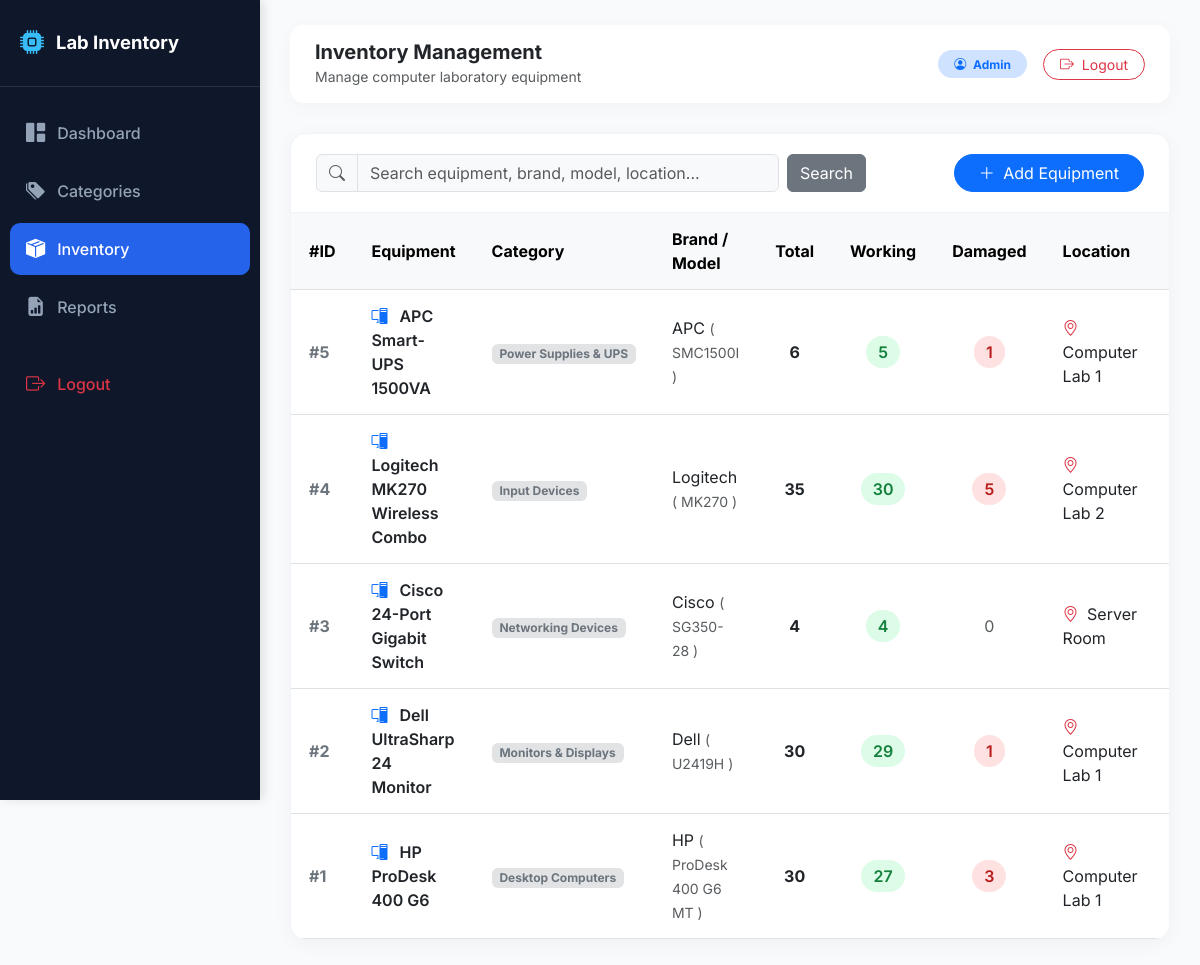
The app's page /inventory.php (signed in) with its own data.
### tables this page shows
CREATE TABLE `inventory` (
  `id` INT AUTO_INCREMENT PRIMARY KEY,
  `item_name` VARCHAR(150) NOT NULL,
  `category_id` INT NOT NULL,
  `brand` VARCHAR(100) NOT NULL,
  `model` VARCHAR(100) DEFAULT NULL,
  `total_qty` INT NOT NULL DEFAULT 0,
  `working_qty` INT NOT NULL DEFAULT 0,
  `damaged_qty` INT NOT NULL DEFAULT 0,
  `location` VARCHAR(100) NOT NULL,
  `date_added` TIMESTAMP DEFAULT CURRENT_TIMESTAMP,
  `created_by` INT NOT NULL,
  CONSTRAINT `fk_inventory_category` FOREIGN KEY (`category_id`) REFERENCES `categories` (`id`) ON DELETE CASCADE ON UPDATE CASCADE,
  CONSTRAINT `fk_inventory_user` FOREIGN KEY (`created_by`) REFERENCES `users` (`id`) ON DELETE CASCADE ON UPDATE CASCADE
);

CREATE TABLE `categories` (
  `id` INT AUTO_INCREMENT PRIMARY KEY,
  `category_name` VARCHAR(100) NOT NULL UNIQUE,
  `description` TEXT NULL,
  `created_at` TIMESTAMP DEFAULT CURRENT_TIMESTAMP
);

### inventory.php (the view, shortened to what this page needs)
<?php
require_once 'config.php';
$search_term = trim($_GET['search'] ?? '');
$inventory = [];
if (!empty($search_term)) {
    $search_param = "%" . $search_term . "%";
    $stmt = $conn->prepare(
        "SELECT
            i.id,
            i.item_name,
            i.category_id,
            i.brand,
            i.model,
            i.total_qty,
            i.working_qty,
            i.damaged_qty,
            i.location,
            i.date_added,
            c.category_name
         FROM inventory i
         LEFT JOIN categories c ON i.category_id = c.id
         WHERE
            i.item_name LIKE ?
            OR i.brand LIKE ?
            OR i.model LIKE ?
            OR i.location LIKE ?
            OR c.category_name LIKE ?
         ORDER BY i.id DESC"
    );
    $stmt->bind_param(
        "sssss",
        $search_param,
        $search_param,
        $search_param,
        $search_param,
        $search_param
    );
    $stmt->execute();
    $result = $stmt->get_result();
} else {
    $result = $conn->query(
        "SELECT
            i.id,
            i.item_name,
            i.category_id,
            i.brand,
            i.model,
            i.total_qty,
            i.working_qty,
            i.damaged_qty,
            i.location,
            i.date_added,
            c.category_name
         FROM inventory i
         LEFT JOIN categories c ON i.category_id = c.id
         ORDER BY i.id DESC"
    );
}
if ($result) {
    while ($row = $result->fetch_assoc()) {
        $inventory[] = $row;
    }
}
?>
<!DOCTYPE html>
<html lang="en">
<head>
    <link
        href="https://cdn.jsdelivr.net/npm/bootstrap@5.3.0/dist/css/bootstrap.min.css"
        rel="stylesheet"
    >
    <link
        href="https://cdn.jsdelivr.net/npm/bootstrap-icons@1.10.5/font/bootstrap-icons.css"
        rel="stylesheet"
    >
</head>
<body>
<aside class="sidebar">
    <div class="sidebar-brand">
        <i class="bi bi-cpu-fill"></i>
        <span>Lab Inventory</span>
    </div>
    <ul class="sidebar-menu">
        <li class="nav-item">
            <a href="dashboard.php" class="nav-link">
                <i class="bi bi-grid-1x2-fill"></i>
                <span>Dashboard</span>
            </a>
        </li>
        <li class="nav-item">
            <a href="categories.php" class="nav-link">
                <i class="bi bi-tags-fill"></i>
                <span>Categories</span>
            </a>
        </li>
        <li class="nav-item">
            <a href="inventory.php" class="nav-link active">
                <i class="bi bi-box-seam-fill"></i>
                <span>Inventory</span>
            </a>
        </li>
        <li class="nav-item">
            <a href="reports.php" class="nav-link">
                <i class="bi bi-file-earmark-bar-graph-fill"></i>
                <span>Reports</span>
            </a>
        </li>
        <li class="nav-item mt-4">
            <a href="logout.php" class="nav-link text-danger">
                <i class="bi bi-box-arrow-right"></i>
                <span>Logout</span>
            </a>
        </li>
    </ul>
</aside>
<main class="main-content">
    <header class="top-navbar">
        <div>
            <h5 class="fw-bold mb-0 text-dark">
                Inventory Management
            </h5>
            <small class="text-muted">
                Manage computer laboratory equipment
            </small>
        </div>
        <div class="d-flex align-items-center gap-3">
            <span class="badge bg-primary-subtle text-primary px-3 py-2 rounded-pill">
                <i class="bi bi-person-circle me-1"></i>
                Admin
            </span>
            <a
                href="logout.php"
                class="btn btn-outline-danger btn-sm rounded-pill px-3"
            >
                <i class="bi bi-box-arrow-right me-1"></i>
                Logout
            </a>
        </div>
    </header>
    <div class="content-card">
        <div class="content-card-header">
            <form
                action="inventory.php"
                method="GET"
                class="d-flex gap-2"
                style="max-width: 550px; width: 100%;"
            >
                <div class="input-group">
                    <span class="input-group-text bg-light">
                        <i class="bi bi-search text-muted"></i>
                    </span>
                    <input
                        type="text"
                        name="search"
                        class="form-control bg-light"
                        placeholder="Search equipment, brand, model, location..."
                        value="<?php echo htmlspecialchars($search_term); ?>"
                    >
                </div>
                <button
                    type="submit"
                    class="btn btn-secondary"
                >
                    Search
                </button>
            </form>
            <button
                type="button"
                class="btn btn-primary rounded-pill px-4"
                data-bs-toggle="modal"
                data-bs-target="#addInventoryModal"
            >
                <i class="bi bi-plus-lg me-1"></i>
                Add Equipment
            </button>
        </div>
        <div class="table-responsive">
            <table class="table table-hover align-middle mb-0">
                <thead class="table-light">
                    <tr>
                        <th>#ID</th>
                        <th>Equipment</th>
                        <th>Category</th>
                        <th>Brand / Model</th>
                        <th class="text-center">
                            Total
                        </th>
                        <th class="text-center">
                            Working
                        </th>
                        <th class="text-center">
                            Damaged
                        </th>
                        <th>Location</th>
                        <th>Date Added</th>
                    </tr>
                </thead>
                <tbody>
                <?php if (!empty($inventory)): ?>
                    <?php foreach ($inventory as $item): ?>
                        <tr>
                            <td class="fw-bold text-secondary">
                                #<?php echo (int)$item['id']; ?>
                            </td>
                            <td class="fw-semibold text-dark">
                                <i class="bi bi-pc-display me-2 text-primary"></i>
                                <?php
                                echo htmlspecialchars($item['item_name']);
                                ?>
                            </td>
                            <td>
                                <span
                                    class="badge bg-secondary-subtle text-secondary"
                                >
                                    <?php
                                    echo htmlspecialchars(
                                        $item['category_name'] ?? 'Uncategorized'
                                    );
                                    ?>
                                </span>
                            </td>
                            <td>
                                <?php
                                echo htmlspecialchars(
                                    $item['brand'] ?: 'N/A'
                                );
                                ?>
                                <?php if (!empty($item['model'])): ?>
                                    <small class="text-muted">
                                        (
                                        <?php
                                        echo htmlspecialchars($item['model']);
                                        ?>
                                        )
                                    </small>
                                <?php endif; ?>
                            </td>
                            <td class="text-center fw-bold">
                                <?php
                                echo (int)$item['total_qty'];
                                ?>
                            </td>
                            <td class="text-center">
                                <span class="badge-working">
                                    <?php
                                    echo (int)$item['working_qty'];
                                    ?>
                                </span>
                            </td>
                            <td class="text-center">
                                <?php if ((int)$item['damaged_qty'] > 0): ?>
                                    <span class="badge-damaged">
                                        <?php
                                        echo (int)$item['damaged_qty'];
                                        ?>
                                    </span>
                                <?php else: ?>
                                    <span class="text-muted">
                                        0
                                    </span>
                                <?php endif; ?>
                            </td>
                            <td>
                                <i class="bi bi-geo-alt text-danger me-1"></i>
                                <?php
                                echo htmlspecialchars($item['location']);
                                ?>
                            </td>
                            <td class="small text-muted">
                            </td>
                        </tr>
                    <?php endforeach; ?>
                <?php endif; ?>
                </tbody>
            </table>
        </div>
    </div>
</main>
</body>
</html>

### inventory.php (style rules this page uses)
:root { --sidebar-width: 260px; --primary-color: #2563eb; --dark-bg: #0f172a; --light-bg: #f8fafc; }
body { font-family: 'Inter', sans-serif; background-color: var(--light-bg); color: #334155; overflow-x: hidden; margin: 0; }
.sidebar { width: var(--sidebar-width); height: 100vh; position: fixed; top: 0; left: 0; background-color: var(--dark-bg); color: #ffffff; z-index: 1000; box-shadow: 4px 0 10px rgba(0,0,0,0.1); }
.sidebar-brand { padding: 25px 20px; font-size: 1.15rem; font-weight: 700; border-bottom: 1px solid rgba(255,255,255,0.1); display: flex; align-items: center; gap: 12px; }
.sidebar-brand i { font-size: 1.5rem; color: #38bdf8; }
.sidebar-menu { padding: 20px 10px; list-style: none; margin: 0; }
.sidebar-menu .nav-item { margin-bottom: 5px; }
.sidebar-menu .nav-link { color: #94a3b8; padding: 12px 16px; border-radius: 10px; font-weight: 500; display: flex; align-items: center; gap: 12px; text-decoration: none; }
.sidebar-menu .nav-link:hover, .sidebar-menu .nav-link.active { color: #ffffff; background-color: var(--primary-color); }
.sidebar-menu .nav-link i { font-size: 1.2rem; }
.main-content { margin-left: var(--sidebar-width); padding: 25px 30px; min-height: 100vh; }
.top-navbar { background: #ffffff; border-radius: 14px; padding: 15px 25px; box-shadow: 0 4px 20px rgba(0,0,0,0.03); margin-bottom: 30px; display: flex; justify-content: space-between; align-items: center; }
.content-card { background: #ffffff; border-radius: 16px; box-shadow: 0 4px 20px rgba(0,0,0,0.04); border: 1px solid #f1f5f9; overflow: hidden; }
.content-card-header { padding: 20px 25px; border-bottom: 1px solid #f1f5f9; display: flex; justify-content: space-between; align-items: center; gap: 15px; flex-wrap: wrap; }
.table > :not(caption) > * > * { padding: 14px 18px; vertical-align: middle; }
.badge-working { background-color: #dcfce7; color: #15803d; font-weight: 600; padding: 6px 12px; border-radius: 20px; }
.badge-damaged { background-color: #fee2e2; color: #b91c1c; font-weight: 600; padding: 6px 12px; border-radius: 20px; }

### records on screen
inventory: id "5", item_name "APC Smart-UPS 1500VA", category.category_name "Power Supplies & UPS", brand "APC", model "SMC1500I", total_qty "6", working_qty "5", damaged_qty "1", location "Computer Lab 1"
inventory: id "4", item_name "Logitech MK270 Wireless Combo", category.category_name "Input Devices", brand "Logitech", model "MK270", total_qty "35", working_qty "30", damaged_qty "5", location "Computer Lab 2"
inventory: id "3", item_name "Cisco 24-Port Gigabit Switch", category.category_name "Networking Devices", brand "Cisco", model "SG350-28", total_qty "4", working_qty "4", damaged_qty "0", location "Server Room"
inventory: id "2", item_name "Dell UltraSharp 24 Monitor", category.category_name "Monitors & Displays", brand "Dell", model "U2419H", total_qty "30", working_qty "29", damaged_qty "1", location "Computer Lab 1"
inventory: id "1", item_name "HP ProDesk 400 G6", category.category_name "Desktop Computers", brand "HP", model "ProDesk 400 G6 MT", total_qty "30", working_qty "27", damaged_qty "3", location "Computer Lab 1"
